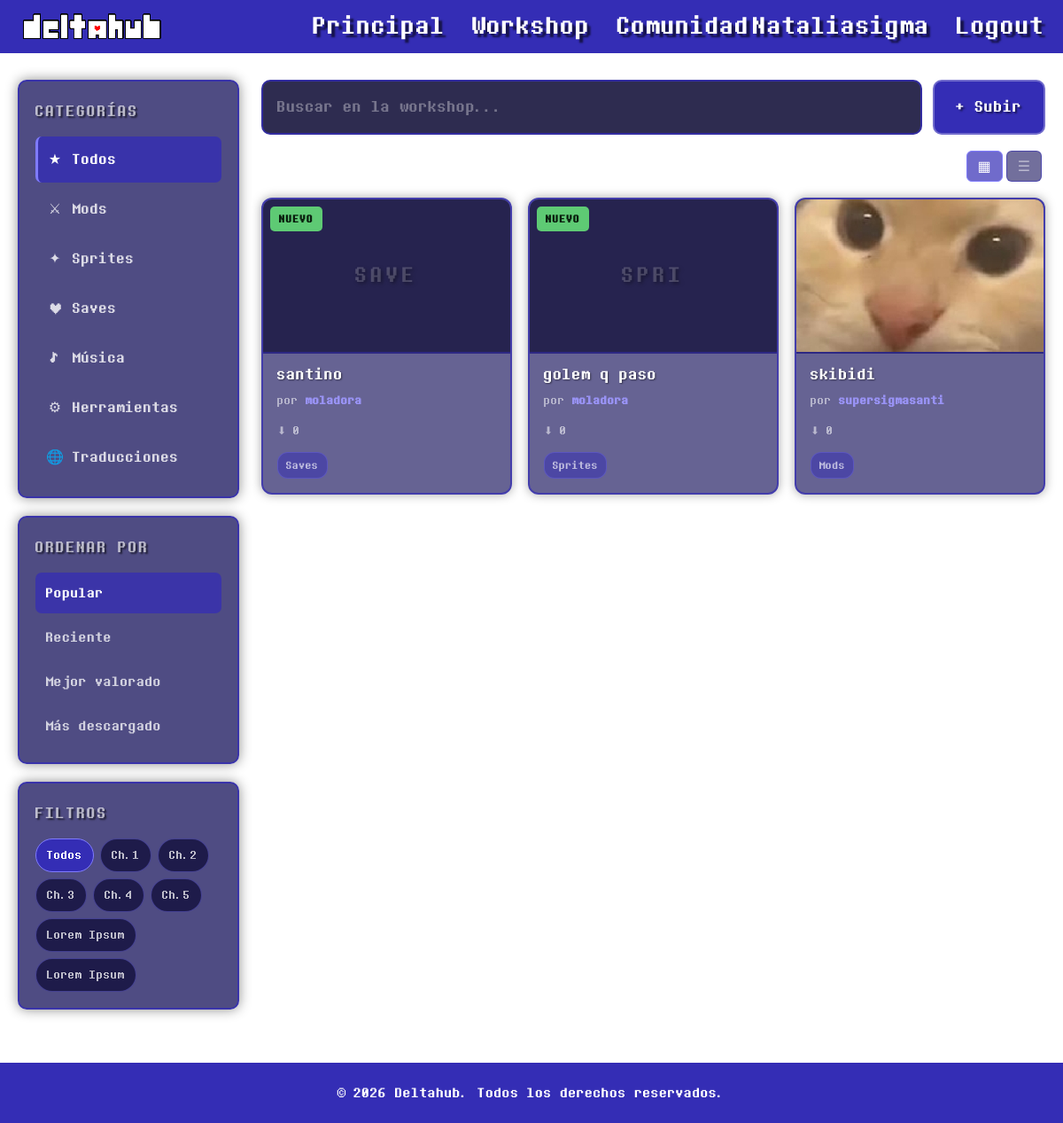
/workshop.php (signed in), run on the app's committed database.
### tables this page shows
CREATE TABLE `categorias` (
  `id` int(11) NOT NULL,
  `nombre` varchar(50) NOT NULL
);

CREATE TABLE `items` (
  `id` int(11) NOT NULL,
  `usuario_id` int(11) NOT NULL,
  `categoria_id` int(11) NOT NULL,
  `titulo` varchar(100) NOT NULL,
  `descripcion` text DEFAULT NULL,
  `imagen_portada` varchar(255) DEFAULT NULL,
  `fecha_publicacion` datetime DEFAULT current_timestamp(),
  `fecha_actualizacion` datetime DEFAULT NULL,
  `descargas` int(11) DEFAULT 0
);

CREATE TABLE `usuarios` (
  `id` int(11) NOT NULL,
  `nombre_usuario` varchar(50) NOT NULL,
  `email` varchar(100) NOT NULL,
  `password_hash` varchar(255) NOT NULL,
  `avatar_url` varchar(255) DEFAULT NULL,
  `fecha_registro` datetime DEFAULT current_timestamp(),
  `rol` enum('usuario','moderador','admin') DEFAULT 'usuario'
);

### workshop.php (the view, shortened to what this page needs)
<?php
require_once "config/database.php";
function slugify($texto) {
    $texto = mb_strtolower($texto, 'UTF-8');
    $texto = str_replace(['á','é','í','ó','ú','ñ'], ['a','e','i','o','u','n'], $texto);
    return preg_replace('/[^a-z0-9]+/', '', $texto);
}
$iconos_categoria = [
    'mods' => '⚔',
    'sprites' => '✦',
    'saves' => '♥',
    'musica' => '♪',
    'herramientas' => '⚙',
    'traducciones' => '🌐',
];
$categorias = $pdo->query("SELECT id, nombre FROM categorias ORDER BY id")->fetchAll();
$total_items = (int)$pdo->query("SELECT COUNT(*) FROM items")->fetchColumn();
$stmt = $pdo->query("
    SELECT items.*, usuarios.nombre_usuario, categorias.nombre AS categoria_nombre
    FROM items
    JOIN usuarios ON items.usuario_id = usuarios.id
    JOIN categorias ON items.categoria_id = categorias.id
    ORDER BY items.fecha_publicacion DESC
");
$items = $stmt->fetchAll();
?>
<!DOCTYPE html>
<html lang="es">
<head>
    <link rel="stylesheet" href="style.css">
</head>
<body class="workshop">
    <header>
        <a href="index.php" class="header-logo-LoginRegister">
            <img src="imagenes/DeltahubLogo3px.png" alt="logo deltahub">
        </a>
        <a href="index.php" id="shadow">Principal</a>
        <a href="workshop.php" id="shadow">Workshop</a>
        <a href="community.html" id="shadow">Comunidad</a>
        <div class="auth">
            <?php if (isset($_SESSION["usuario_id"])): ?>
                <a href="cuenta.php" id="shadow">
                    <?php echo htmlspecialchars($_SESSION["nombre_usuario"]); ?>
                </a>
                <a href="logout.php" id="shadow">
                    Logout
                </a>
            <?php endif; ?>
        </div>
    </header>
    <main class="workshop-layout">
        <aside class="ws-sidebar">
            <div class="ws-sidebar-section">
                <h3 class="ws-sidebar-title">Categorías</h3>
                <ul class="ws-category-list">
                    <li class="ws-category active" data-category="all">
                        <span class="ws-cat-icon">★</span> Todos
                    </li>
                    <?php foreach ($categorias as $cat):
                        $slug = slugify($cat['nombre']);
                        $icono = $iconos_categoria[$slug] ?? '★';
                    ?>
                    <li class="ws-category" data-category="<?php echo $slug; ?>">
                        <span class="ws-cat-icon"><?php echo $icono; ?></span> <?php echo htmlspecialchars($cat['nombre']); ?>
                    </li>
                    <?php endforeach; ?>
                </ul>
            </div>
            <div class="ws-sidebar-section">
                <h3 class="ws-sidebar-title">Ordenar por</h3>
                <ul class="ws-sort-list">
                    <li class="ws-sort active" data-sort="popular">Popular</li>
                    <li class="ws-sort" data-sort="reciente">Reciente</li>
                    <li class="ws-sort" data-sort="valorado">Mejor valorado</li>
                    <li class="ws-sort" data-sort="descargas">Más descargado</li>
                </ul>
            </div>
            <div class="ws-sidebar-section">
                <h3 class="ws-sidebar-title">Filtros</h3>
                <div class="ws-filter-tags">
                    <button class="ws-tag active">Todos</button>
                    <button data-category="capitulo1" class="ws-tag">Ch.1</button>
                    <button class="ws-tag">Ch.2</button>
                    <button class="ws-tag">Ch.3</button>
                    <button class="ws-tag">Ch.4</button>
                    <button class="ws-tag">Ch.5</button>
                    <button class="ws-tag">Lorem Ipsum</button>
                    <button class="ws-tag">Lorem Ipsum</button>
                </div>
            </div>
        </aside>
        <section class="ws-content">
            <div class="ws-searchbar">
                <div class="ws-search-input-wrap">
                    <input type="text" id="ws-search" placeholder="Buscar en la workshop..." autocomplete="off">
                </div>
                <?php if (isset($_SESSION["usuario_id"])): ?>
                    <a href="subir.php"><button class="ws-upload-btn">+ Subir</button></a>
                <?php else: ?>
                    <a href="login.html"><button class="ws-upload-btn">+ Subir (iniciá sesión)</button></a>
                <?php endif; ?>
            </div>
            <div class="ws-results-bar">
                <span class="ws-results-count">Mostrando <strong id="ws-count-show"><?php echo count($items); ?></strong> de <strong id="ws-count-total"><?php echo $total_items; ?></strong> resultados</span>
                <div class="ws-view-toggle">
                    <button class="ws-view-btn active" data-view="grid" title="Vista cuadrícula">▦</button>
                    <button class="ws-view-btn" data-view="list" title="Vista lista">☰</button>
                </div>
            </div>
            <div class="ws-grid">
                <?php foreach ($items as $item): ?>
                    <?php
                        $slug_item = slugify($item['categoria_nombre']);
                        $es_nuevo = (strtotime($item['fecha_publicacion']) >= strtotime('-7 days'));
                        $tipo_label = mb_strtoupper(mb_substr($item['categoria_nombre'], 0, 4), 'UTF-8');
                    ?>
                    <a class="ws-item-link" href="item.php?id=<?php echo (int)$item['id']; ?>">
                        <article class="ws-item" data-category="<?php echo $slug_item; ?>" data-fecha="<?php echo htmlspecialchars($item['fecha_publicacion']); ?>" data-descargas="<?php echo (int)$item['descargas']; ?>">
                            <div class="ws-item-thumb">
                                <?php if (!empty($item['imagen_portada'])): ?>
                                    <img src="<?php echo htmlspecialchars($item['imagen_portada']); ?>" alt=""
                                         style="width:100%; height:100%; object-fit:cover;">
                                <?php else: ?>
                                    <div class="ws-item-thumb-placeholder"><?php echo htmlspecialchars($tipo_label); ?></div>
                                <?php endif; ?>
                                <?php if ($es_nuevo): ?>
                                    <span class="ws-item-badge new">Nuevo</span>
                                <?php endif; ?>
                            </div>
                            <div class="ws-item-info">
                                <h4 class="ws-item-title"><?php echo htmlspecialchars($item['titulo']); ?></h4>
                                <p class="ws-item-author">por <strong><?php echo htmlspecialchars($item['nombre_usuario']); ?></strong></p>
                                <div class="ws-item-meta">
                                    <span class="ws-item-downloads">⬇ <?php echo (int)$item['descargas']; ?></span>
                                </div>
                                <div class="ws-item-tags">
                                    <span class="ws-item-tag"><?php echo htmlspecialchars($item['categoria_nombre']); ?></span>
                                </div>
                            </div>
                        </article>
                    </a>
                <?php endforeach; ?>
            </div>
        </section>
    </main>
    <footer>
        <p>&copy; 2026 Deltahub. Todos los derechos reservados.</p>
    </footer>
</body>
</html>

### data on the page
categorias: nombre "⚔", nombre "Mods"
categorias: nombre "✦", nombre "Sprites"
categorias: nombre "♥", nombre "Saves"
categorias: nombre "♪", nombre "Música"
categorias: nombre "⚙", nombre "Herramientas"
categorias: nombre "🌐", nombre "Traducciones"
items: categoria.nombre "SAVE", shows "NUEVO", titulo "santino", usuario.nombre_usuario "moladora", descargas "0", categoria.nombre "Saves"
items: categoria.nombre "SPRI", shows "NUEVO", titulo "golem q paso", usuario.nombre_usuario "moladora", descargas "0", categoria.nombre "Sprites"
items: imagen_portada (picture), titulo "skibidi", usuario.nombre_usuario "supersigmasanti", descargas "0", categoria.nombre "Mods"

### other printed values
$_SESSION["nombre_usuario"] "Nataliasigma"
